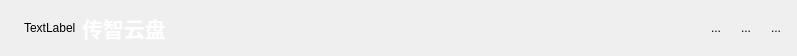
<?xml version="1.0" encoding="UTF-8"?>
<ui version="4.0">
 <class>TitleWidget</class>
 <widget class="QWidget" name="TitleWidget">
  <property name="geometry">
   <rect>
    <x>0</x>
    <y>0</y>
    <width>797</width>
    <height>56</height>
   </rect>
  </property>
  <property name="windowTitle">
   <string>Form</string>
  </property>
  <layout class="QHBoxLayout" name="horizontalLayout_2">
   <property name="spacing">
    <number>0</number>
   </property>
   <property name="leftMargin">
    <number>0</number>
   </property>
   <property name="topMargin">
    <number>0</number>
   </property>
   <property name="rightMargin">
    <number>0</number>
   </property>
   <property name="bottomMargin">
    <number>0</number>
   </property>
   <item>
    <widget class="QWidget" name="xxxxxxxx" native="true">
     <layout class="QHBoxLayout" name="horizontalLayout">
      <item>
       <spacer name="horizontalSpacer_2">
        <property name="orientation">
         <enum>Qt::Horizontal</enum>
        </property>
        <property name="sizeType">
         <enum>QSizePolicy::Fixed</enum>
        </property>
        <property name="sizeHint" stdset="0">
         <size>
          <width>15</width>
          <height>20</height>
         </size>
        </property>
       </spacer>
      </item>
      <item>
       <widget class="QLabel" name="logo">
        <property name="text">
         <string>TextLabel</string>
        </property>
       </widget>
      </item>
      <item>
       <widget class="QLabel" name="label">
        <property name="font">
         <font>
          <family>新宋体</family>
          <pointsize>16</pointsize>
          <weight>75</weight>
          <bold>true</bold>
         </font>
        </property>
        <property name="styleSheet">
         <string notr="true">color: rgb(255, 255, 255);</string>
        </property>
        <property name="text">
         <string>传智云盘</string>
        </property>
       </widget>
      </item>
      <item>
       <spacer name="horizontalSpacer">
        <property name="orientation">
         <enum>Qt::Horizontal</enum>
        </property>
        <property name="sizeHint" stdset="0">
         <size>
          <width>40</width>
          <height>20</height>
         </size>
        </property>
       </spacer>
      </item>
      <item>
       <widget class="QToolButton" name="set_btn">
        <property name="text">
         <string>...</string>
        </property>
        <property name="icon">
         <iconset resource="../resource.qrc">
          <normaloff>:/images/login_setting.png</normaloff>:/images/login_setting.png</iconset>
        </property>
        <property name="iconSize">
         <size>
          <width>32</width>
          <height>32</height>
         </size>
        </property>
        <property name="autoRaise">
         <bool>true</bool>
        </property>
       </widget>
      </item>
      <item>
       <widget class="QToolButton" name="min_btn">
        <property name="text">
         <string>...</string>
        </property>
        <property name="icon">
         <iconset resource="../resource.qrc">
          <normaloff>:/images/login_min.png</normaloff>:/images/login_min.png</iconset>
        </property>
        <property name="iconSize">
         <size>
          <width>32</width>
          <height>32</height>
         </size>
        </property>
        <property name="autoRaise">
         <bool>true</bool>
        </property>
       </widget>
      </item>
      <item>
       <widget class="QToolButton" name="close_btn">
        <property name="text">
         <string>...</string>
        </property>
        <property name="icon">
         <iconset resource="../resource.qrc">
          <normaloff>:/images/login_close.png</normaloff>:/images/login_close.png</iconset>
        </property>
        <property name="iconSize">
         <size>
          <width>32</width>
          <height>32</height>
         </size>
        </property>
        <property name="autoRaise">
         <bool>true</bool>
        </property>
       </widget>
      </item>
     </layout>
    </widget>
   </item>
  </layout>
 </widget>
 <resources>
  <include location="../resource.qrc"/>
 </resources>
 <connections/>
</ui>
